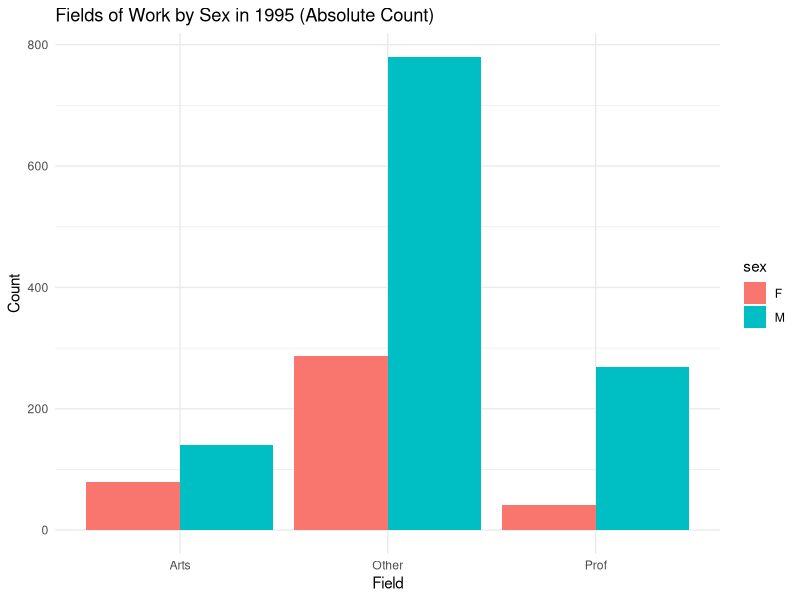
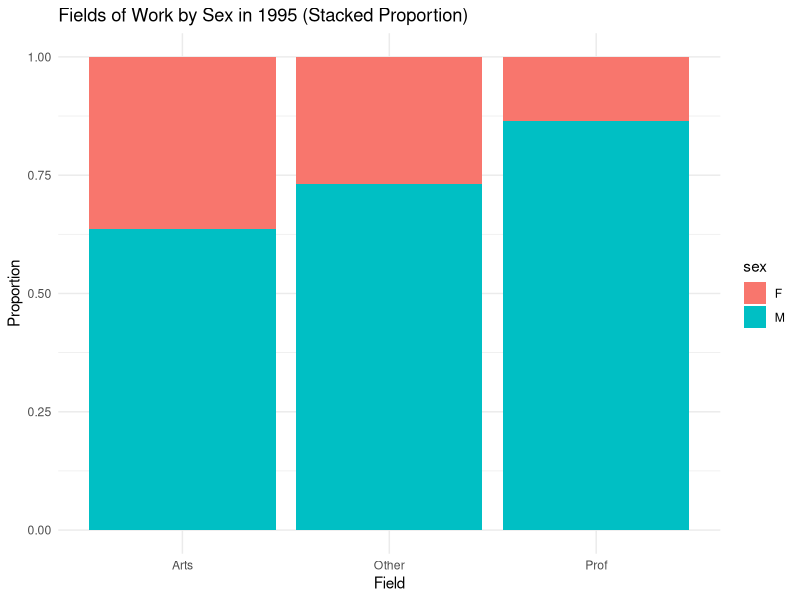
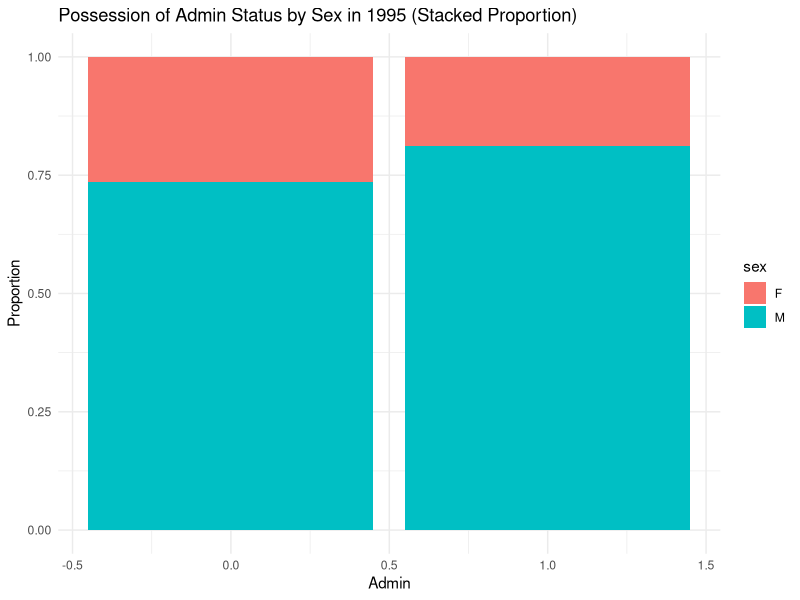
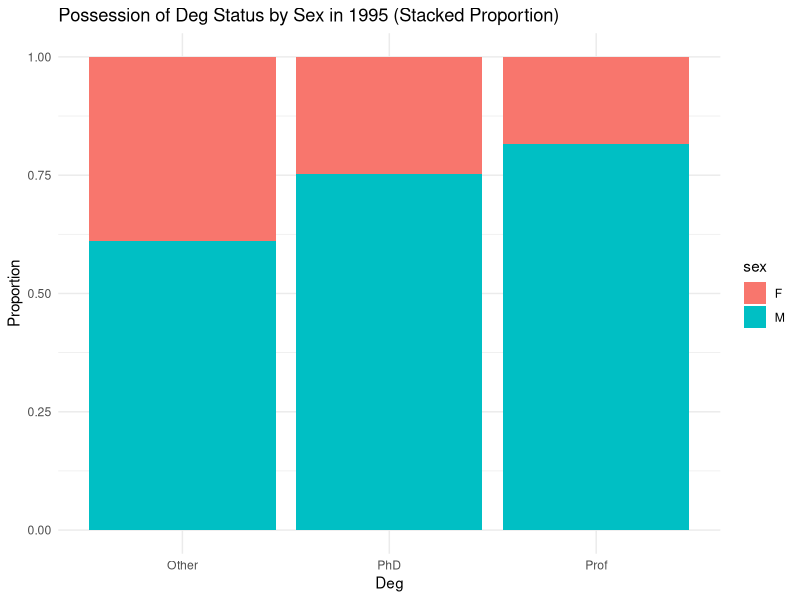
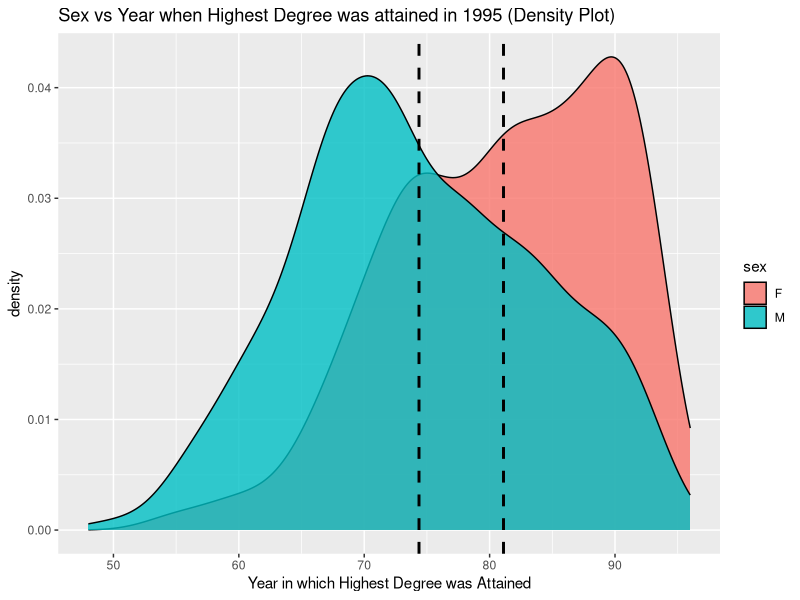
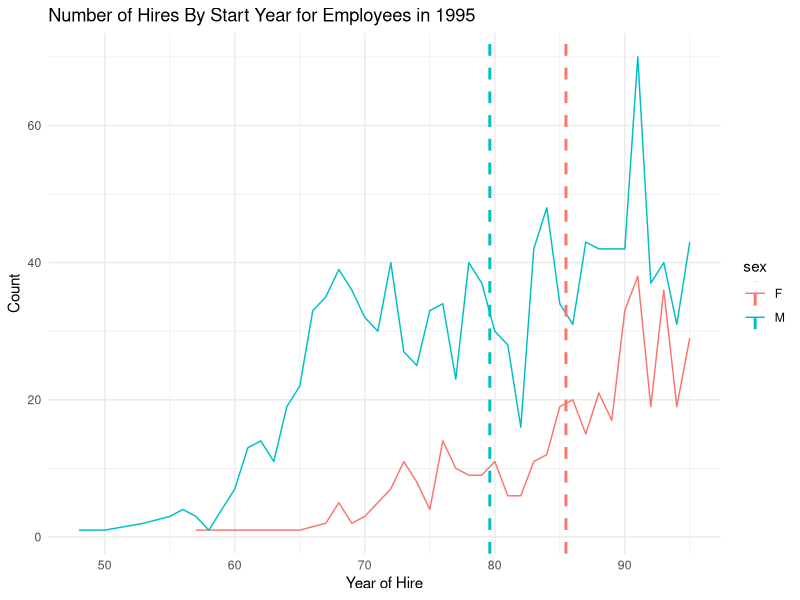
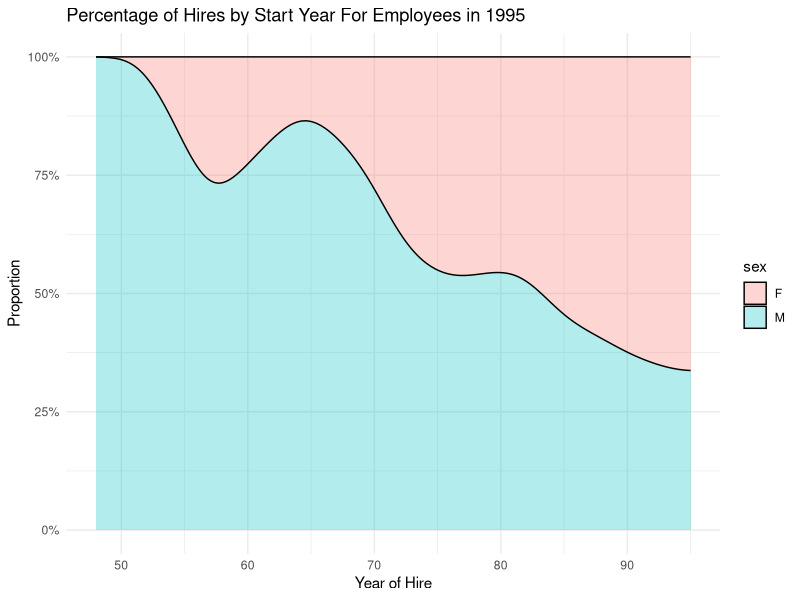
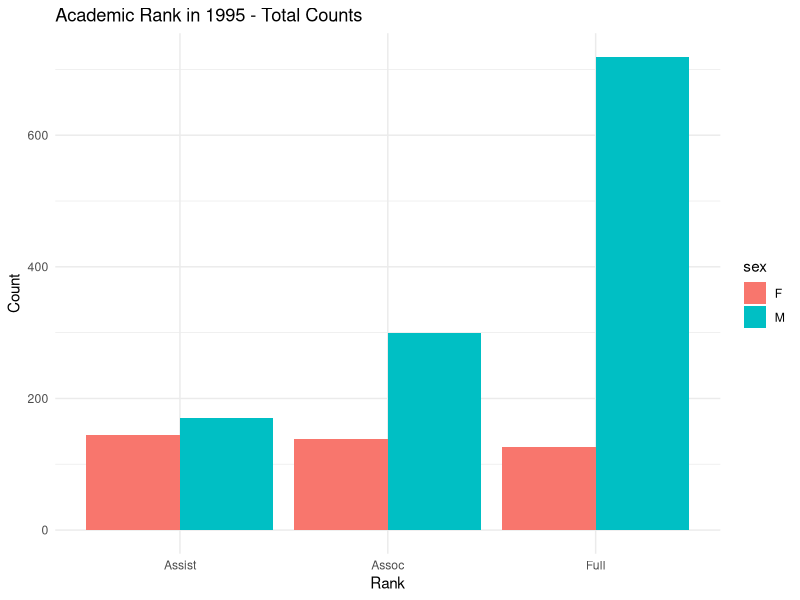

The R script that drew these images, in order:
## ---- chunk 1
library(dplyr)    # for data manipulation
library(ggplot2)  # for plotting
library(scales)   # for percentage scales in some plots (e.g. scale_y_continuous(labels=percent))
## ---- chunk 2
salary_data <- read.table(file = "salary.txt", header = TRUE)
salary_data
## ---- chunk 3
salary_data_1995 <- salary_data[salary_data$year == 95, ]
salary_data_1995
## ---- chunk 4
p_field_bar <- ggplot(salary_data_1995, aes(x = field, fill = sex)) +
  geom_bar(position = "dodge") +
  labs(title = "Fields of Work by Sex in 1995 (Absolute Count)",
       x = "Field",
       y = "Count") +
  theme_minimal()
print(p_field_bar)
## ---- chunk 5
salary_data_1995_prop <- salary_data_1995 %>%
  count(field, sex) %>%  # Count occurrences per field and sex
  group_by(field) %>%  
  mutate(prop = n / sum(n))  # Compute proportion

p_field_bar <- ggplot(salary_data_1995_prop, aes(x = field, y = prop, fill = sex)) +
  geom_bar(stat = "identity", position = "stack") +  # Use "stack" for a stacked bar chart
  labs(title = "Fields of Work by Sex in 1995 (Stacked Proportion)",
       x = "Field",
       y = "Proportion") +
  theme_minimal()

print(p_field_bar)
## ---- chunk 6
salary_data_1995_prop <- salary_data_1995 %>%
  count(admin, sex) %>%  # Count occurrences per field and sex
  group_by(admin) %>%  
  mutate(prop = n / sum(n))  # Compute proportion

p_field_bar <- ggplot(salary_data_1995_prop, aes(x = admin, y = prop, fill = sex)) +
  geom_bar(stat = "identity", position = "stack") +  # Use "stack" for a stacked bar chart
  labs(title = "Possession of Admin Status by Sex in 1995 (Stacked Proportion)",
       x = "Admin",
       y = "Proportion") +
  theme_minimal()

print(p_field_bar)
## ---- chunk 7
salary_data_1995_prop <- salary_data_1995 %>%
  count(deg, sex) %>%  # Count occurrences per field and sex
  group_by(deg) %>%  
  mutate(prop = n / sum(n))  # Compute proportion

p_field_bar <- ggplot(salary_data_1995_prop, aes(x = deg, y = prop, fill = sex)) +
  geom_bar(stat = "identity", position = "stack") +  # Use "stack" for a stacked bar chart
  labs(title = "Possession of Deg Status by Sex in 1995 (Stacked Proportion)",
       x = "Deg",
       y = "Proportion") +
  theme_minimal()

print(p_field_bar)
## ---- chunk 8
yrdeg_means <- salary_data_1995 %>%
  group_by(sex) %>%
  summarise(mean_yrdeg = mean(yrdeg, na.rm = TRUE))

p7 <- ggplot(salary_data_1995, aes(yrdeg))
plot_of_sex_vs_yrdeg <- p7 + geom_density(aes(fill = factor(sex)), alpha = 0.8) + 
    geom_vline(
    data = yrdeg_means,
    aes(xintercept = mean_yrdeg),
    linetype = "dashed",
    linewidth = 1
  ) +
  labs(title = "Sex vs Year when Highest Degree was attained in 1995 (Density Plot)", 
       x = "Year in which Highest Degree was Attained",
       fill = "sex")
plot_of_sex_vs_yrdeg
## ---- chunk 9
hire_data <- salary_data_1995 %>%
  group_by(startyr, sex) %>%
  summarise(count = n(), .groups = 'drop')

avg_years <- hire_data %>%
  group_by(sex) %>%
  summarise(
    avg_year = sum(startyr * count) / sum(count),  # Weighted mean
    .groups = 'drop'
  )
avg_years
## ---- chunk 10
p_hire_timeseries <- ggplot(hire_data, aes(x = startyr, y = count, color = sex)) +
  geom_line() +
  # 3. Add vertical lines for each sex's average hire year
  geom_vline(
    data = avg_years,
    aes(xintercept = avg_year, color = sex),
    linetype = "dashed",
    size = 1
  ) +
  labs(
    title = "Number of Hires By Start Year for Employees in 1995",
    x = "Year of Hire",
    y = "Count"
  ) +
  theme_minimal()
p_hire_timeseries
## ---- chunk 11
p_hire_dens <- ggplot(salary_data_1995, aes(x = startyr, fill = sex)) +
  geom_density(alpha = 0.3, position = "fill") +
  labs(title = "Percentage of Hires by Start Year For Employees in 1995",
       x = "Year of Hire",
       y = "Proportion") +
  scale_y_continuous(labels = percent) +
  theme_minimal()
print(p_hire_dens)
## ---- chunk 12
p_rank_95_count <- ggplot(salary_data_1995, aes(x = rank, fill = sex)) +
  geom_bar(position = "dodge") +
  labs(title = "Academic Rank in 1995 - Total Counts",
       x = "Rank",
       y = "Count") +
  theme_minimal()
print(p_rank_95_count)
## ---- chunk 13
p_rank_95_percent <- ggplot(salary_data_1995, aes(x = rank, fill = sex)) +
  geom_bar(position = "fill") +
  scale_y_continuous(labels = percent) +
  labs(title = "Academic Rank in 1995 - Percentage by Sex",
       x = "Rank",
       y = "Percentage") +
  theme_minimal()
print(p_rank_95_percent)
## ---- chunk 14
p_salary_95_box <- ggplot(salary_data_1995, aes(x = sex, y = salary, fill = sex)) +
  geom_boxplot() +
  labs(title = "Salary Distribution by Sex in 1995",
       x = "Sex",
       y = "Salary") +
  theme_minimal()
print(p_salary_95_box)
## ---- chunk 15
simple_model <- lm(salary ~ sex, data=salary_data_1995)
summary(simple_model)
## ---- chunk 16
model2 <- lm(salary ~ sex + rank + field + deg + yrdeg + startyr + admin, data=salary_data_1995)
summary(model2)
## ---- chunk 17
model3 <- lm(salary ~ sex + rank + field + deg + startyr + admin, data=salary_data_1995)
summary(model3)
## ---- chunk 18
model4 <- lm(salary ~ sex + rank + field + deg + yrdeg + admin, data=salary_data_1995)
summary(model4)
## ---- chunk 19
model5 <- lm(salary ~ sex + rank + field + deg + admin, data=salary_data_1995)
summary(model5)
